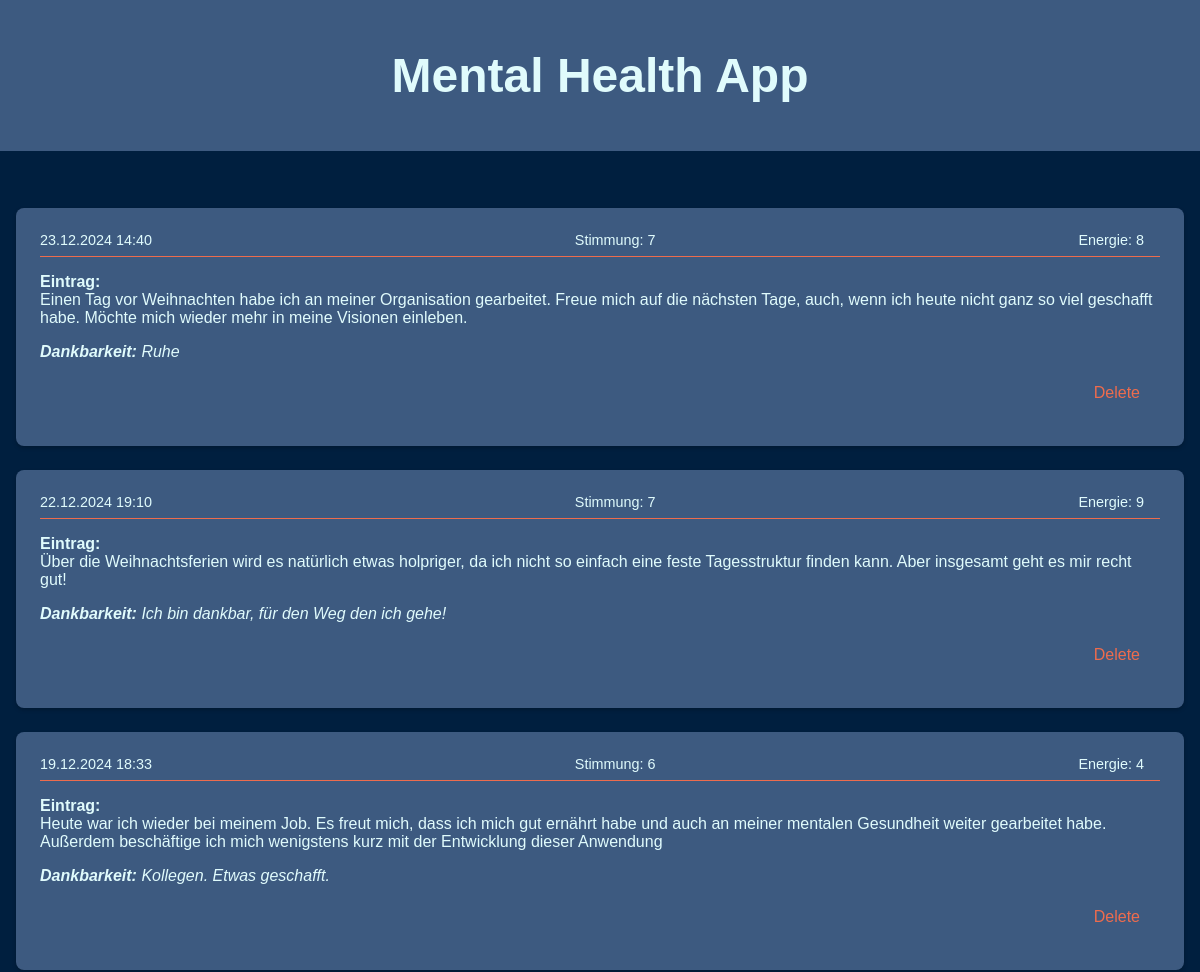
The app's page /journal_entries (signed in, upper part), older data.
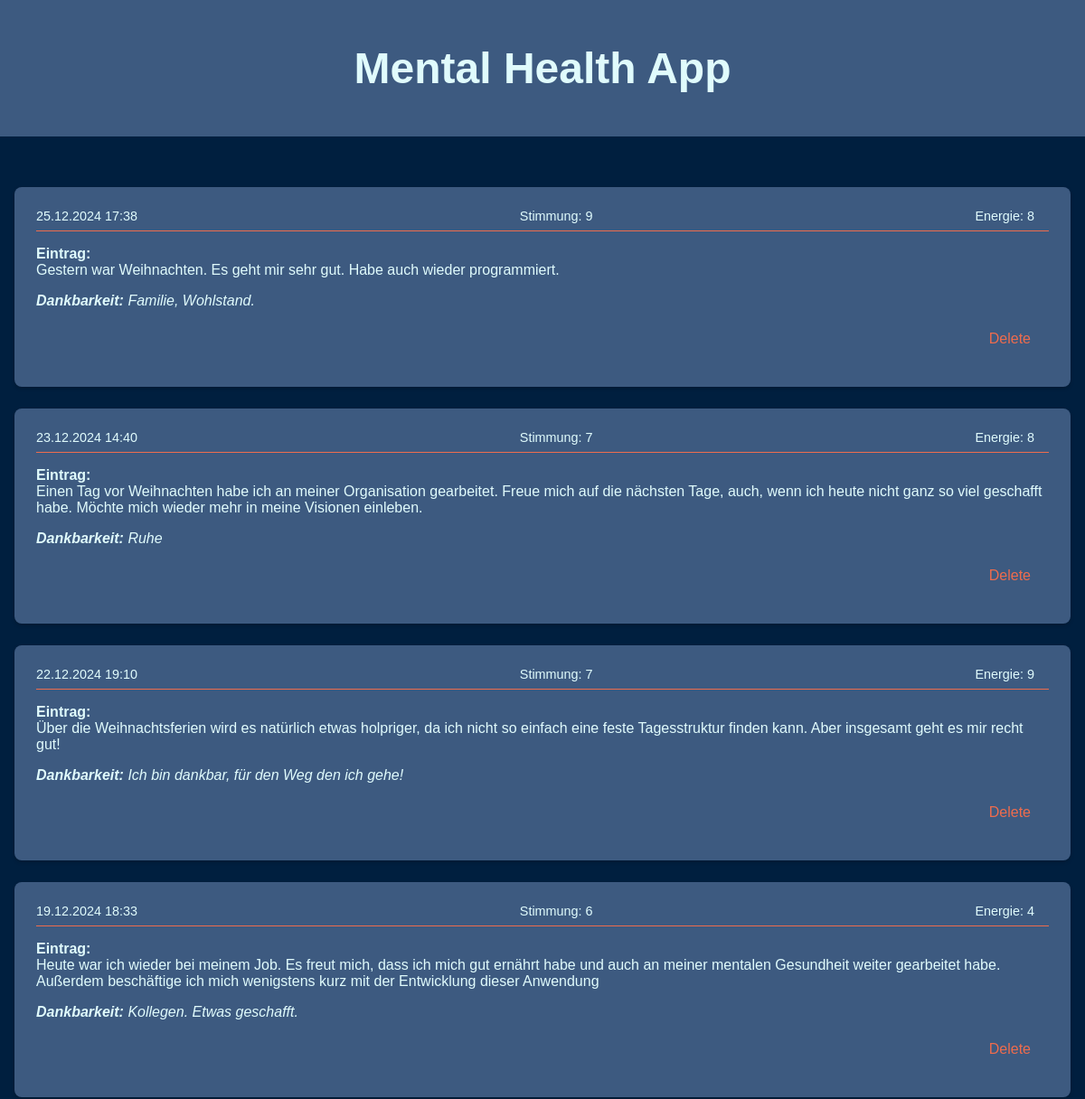
The same page, newer data.
### app.py (models this page shows)
class JournalEntry(db.Model):
    id = db.Column(db.Integer, primary_key=True)
    user_id = db.Column(db.Integer, db.ForeignKey('user.id'), nullable=False)
    entry = db.Column(db.Text, nullable=False)
    mood = db.Column(db.Integer, nullable=True)  # Stimmung als Zahl (1-10)
    energy = db.Column(db.Integer, nullable=True)  # Energielevel als Zahl (1-10)
    gratitude = db.Column(db.String(255), nullable=True)  # Optionales Feld für Dankbarkeit
    created_at = db.Column(db.DateTime, default=db.func.current_timestamp())
    user = db.relationship('User', backref=db.backref('journal_entries', lazy=True))

### app.py (the view)
@app.route("/journal_entries")
@login_required
def journal_entries():
    entries = JournalEntry.query.filter_by(user_id=current_user.id).order_by(JournalEntry.created_at.desc()).all()
    return render_template("journal_entries.html", entries=entries)

### app.py (called while the page is built)
@login_manager.user_loader
def load_user(user_id):
    return User.query.get(int(user_id))

### templates/journal_entries.html (shortened to what this page needs)
{% extends "header.html" %}  {% block content %}
<main>
  {% if entries %}
  <ul class="entry-list">
    {% for entry in entries %}
    <li class="entry">
      <div class="entry-header">
        <span class="entry-date"
          >{{ entry.created_at.strftime('%d.%m.%Y %H:%M') }}</span
        >
        <span class="entry-mood">Stimmung: {{ entry.mood }}</span>
        <span class="entry-energy">Energie: {{ entry.energy }}</span>
      </div>
      <div class="entry-content">
        <p><strong>Eintrag:</strong></p>
        <p>{{ entry.entry }}</p>
      </div>
      {% if entry.gratitude %}
      <div class="entry-gratitude">
        <p><strong>Dankbarkeit:</strong> {{ entry.gratitude }}</p>
      </div>
      {% endif %}
      <form
        method="POST"
        action="{{ url_for('delete_entry', entry_id=entry.id) }}"
        class="delete-form"
      >
        <button type="submit" class="delete-button">Delete</button>
      </form>
    </li>
    {% endfor %}
  </ul>
  {% else %}
  <p>Du hast noch keine Tagebucheinträge erstellt.</p>
  {% endif %}
</main>
{% endblock %}

### templates/header.html (shortened to what this page needs)
<!DOCTYPE html>
<html lang="en">
  <head>
    <link
      rel="stylesheet"
      href="{{ url_for('static', filename='css/styles.css') }}"
    />
  </head>
  <body>
    <header>
      <h1>Mental Health App</h1>
    </header>
    {% block content %}{% endblock %}
  </body>
</html>

### static/css/styles.css (style rules this page uses)
:root { --blau-dunkel: #001f3f; --graublau: #3d5a80; --kontrast: #ee6c4d; --text-hell: #e0fbfc; }
html, body { height: 100%; margin: 0; font-family: Arial, sans-serif; display: flex; flex-direction: column; background-color: var(--blau-dunkel); color: var(--text-hell); }
header { background-color: var(--graublau); padding: 1rem; text-align: center; color: var(--text-hell); font-size: 1.5rem; flex-shrink: 0; }
main { flex: 1; display: flex; justify-content: center; align-items: center; padding: 1rem; }
button { padding: 10px 20px; margin: 10px 0; font-size: 1rem; color: var(--text-hell); background-color: var(--graublau); border: none; border-radius: 5px; cursor: pointer; transition: background-color 0.2s ease-in-out; }
.entry-list { list-style-type: none; padding: 0; }
.entry { background-color: var(--graublau); color: var(--text-hell); margin: 1.5rem auto; padding: 1.5rem; border-radius: 8px; box-shadow: 0 2px 4px rgba(0, 0, 0, 0.2); }
.entry-header { display: flex; justify-content: space-between; border-bottom: 1px solid var(--kontrast); padding-bottom: 0.5rem; margin-bottom: 1rem; font-size: 0.9rem; }
.entry-header span { margin-right: 1rem; }
.entry-content p { margin: 0.5rem 0; }
.entry-gratitude { margin-top: 1rem; font-style: italic; color: var(--kontrast); }
.entry-gratitude p { color: var(--text-hell); margin: 0.5rem 0; }
.entry p { margin: 0; }
.delete-form { text-align: right; margin-top: 0.2rem; }
.delete-button { background: none; border: none; color: var(--kontrast); font-size: 1rem; cursor: pointer; transition: color 0.1s ease-in-out; }

Row changes from the older to the newer data that the page shows:
added JournalEntry: created_at "25.12.2024 17:38", mood "9", energy "8", entry "Gestern war Weihnachten. Es geht mir sehr gut. Habe auch wieder programmiert.", gratitude "Familie, Wohlstand."
